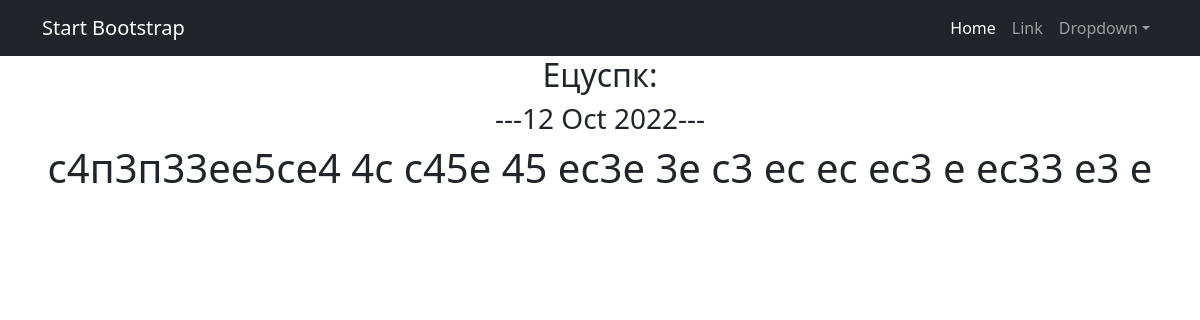
Page /news/20 on the committed database.
### simpleapp/models.py (models this page shows, shortened)
class Post(models.Model):
    title = models.CharField(
        max_length=100,
        unique=True,  # названия постов не должны повторяться
    )
    text = models.TextField()
    time_in = models.DateTimeField(auto_now_add=True)
    rating = models.IntegerField(
        validators=[MinValueValidator(0)],
    )
    article = 'AR'
    news = 'NE'
    TYPE = [
        (article, 'Статья'),
        (news, 'Новость'),
    ]
    type = models.CharField(max_length=2, choices=TYPE, default=article)
    category = models.ForeignKey(
        to='Category',
        on_delete=models.CASCADE,
        related_name='post',
    )

### simpleapp/views.py (the view)
# urls.py: path('<int:pk>', PostDetail.as_view(), name='post_detail'),
class PostDetail(DetailView):
    model = Post
    template_name = 'post.html'
    context_object_name = 'Post'
    def get_object(self, *args, **kwargs):  # переопределяем метод получения объекта, как ни странно
        obj = cache.get(f'product-{self.kwargs["pk"]}',
                        None)  # кэш очень похож на словарь, и метод get действует так же. Он забирает значение по ключу, если его нет, то забирает None.
        if not obj:
            obj = super().get_object(queryset=self.queryset)
            cache.set(f'product-{self.kwargs["pk"]}', obj)
        return obj

### simpleapp/templatetags/my_filter.py (called while the page is built)
@register.filter()
def censor(value):
   bad_words = ('забил', 'сборная')
   if not isinstance(value, str):
      raise TypeError(f"unresolved type '{type(value)}' expected  type 'str'")
   for word in value.split():
      if word.lower() in bad_words:
         value = value.replace(word, f"{word[0]}{'*' * (len(word) - 1)}")
   return value

### templates/post.html (shortened to what this page needs)
{% extends 'flatpages/default.html' %}
{% load my_filter %}
{% block content %}
<h2>{{ Post.title }}:</h2>
<h3>---{{ Post.time_in|date:'d M Y' }}---</h3>
<h1>{{ Post.text|censor }}</h1>
{% endblock content %}

### rows in the picture
Post: title "Ецуспк", time_in "12 Oct 2022", text|censor "с4п3п33ее5се4 4с с45е 45 ес3е 3е с3 ес ес ес3 е ес33 е3 е"
